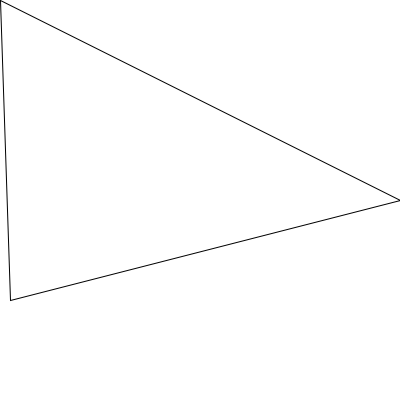
Frame 1 (no input)
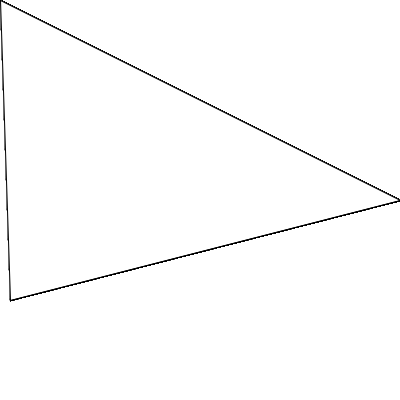
Frame 60 (the mouse pressed at the canvas centre just before this capture)
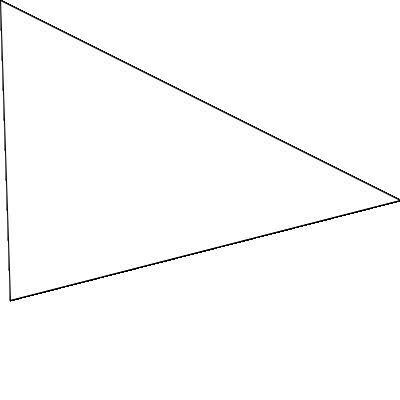
Frame 120 (the mouse held since frame 60 and released just before this capture)

The Processing sketch that drew these frames (run headless with seeded random() and noise(); from frame 60 on, the mouse is pressed at the canvas centre):

// Processing sketch: shapes
// ── shapes.pde
void setup(){
  background(255);
  size(400,400);
}

void draw(){
//  line(5, 26, 10, 80);
//  line(73, 24, 23, 61);
//  curve(5, 26, 10, 80, 73, 24, 23, 61);
//  curve(73, 24, 73, 61, 15, 65, 15, 65);  
//  
//  smooth();
//  bezier(85, 20, 10, 10, 90, 90, 15, 80);
//  arc(150, 50, 80, 80, 0 , PI+QUARTER_PI, PIE);
//  
  beginShape(TRIANGLES);
   vertex( 0, 0);
   vertex( 10, 300);
   vertex( 400, 200);
//   vertex(100, 20);
  endShape();
}
